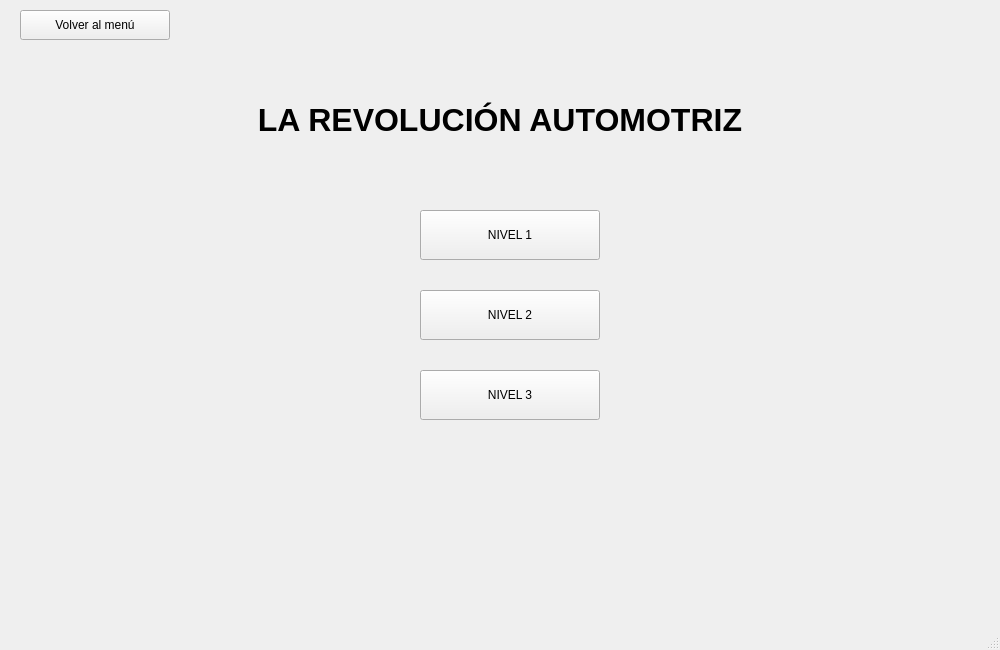
<?xml version="1.0" encoding="UTF-8"?>
<ui version="4.0">
 <class>MainWindow</class>
 <widget class="QMainWindow" name="MainWindow">
  <property name="geometry">
   <rect>
    <x>0</x>
    <y>0</y>
    <width>1000</width>
    <height>650</height>
   </rect>
  </property>
  <property name="windowTitle">
   <string>La Revolución Automotriz</string>
  </property>

  <widget class="QWidget" name="centralwidget">

   <widget class="QStackedWidget" name="stackedWidget">
    <property name="geometry">
     <rect>
      <x>0</x>
      <y>50</y>
      <width>1000</width>
      <height>600</height>
     </rect>
    </property>

    <!-- PAGE 0: MENU -->
    <widget class="QWidget" name="pageMenu">

     <widget class="QLabel" name="labelTitle">
      <property name="geometry">
       <rect>
        <x>250</x>
        <y>40</y>
        <width>500</width>
        <height>60</height>
       </rect>
      </property>
      <property name="text">
       <string>LA REVOLUCIÓN AUTOMOTRIZ</string>
      </property>
      <property name="alignment">
       <set>Qt::AlignCenter</set>
      </property>
      <property name="styleSheet">
       <string notr="true">font-size:32px; font-weight:bold;</string>
      </property>
     </widget>

     <widget class="QPushButton" name="btnLevel1">
      <property name="geometry">
       <rect>
        <x>420</x>
        <y>160</y>
        <width>180</width>
        <height>50</height>
       </rect>
      </property>
      <property name="text"><string>NIVEL 1</string></property>
     </widget>

     <widget class="QPushButton" name="btnLevel2">
      <property name="geometry">
       <rect>
        <x>420</x>
        <y>240</y>
        <width>180</width>
        <height>50</height>
       </rect>
      </property>
      <property name="text"><string>NIVEL 2</string></property>
     </widget>

     <widget class="QPushButton" name="btnLevel3">
      <property name="geometry">
       <rect>
        <x>420</x>
        <y>320</y>
        <width>180</width>
        <height>50</height>
       </rect>
      </property>
      <property name="text"><string>NIVEL 3</string></property>
     </widget>

    </widget>

    <!-- PAGE 1 level1 -->
    <widget class="QWidget" name="pageLevel1"/>
    <!-- PAGE 2 level2 -->
    <widget class="QWidget" name="pageLevel2"/>
    <!-- PAGE 3 level3 -->
    <widget class="QWidget" name="pageLevel3"/>

   </widget>

   <!-- BACK BUTTON -->
   <widget class="QPushButton" name="btnBack">
    <property name="geometry">
     <rect>
      <x>20</x>
      <y>10</y>
      <width>150</width>
      <height>30</height>
     </rect>
    </property>
    <property name="text">
     <string>Volver al menú</string>
    </property>
   </widget>

  </widget>

  <widget class="QStatusBar" name="statusbar"/>
 </widget>
 <resources/>
 <connections/>
</ui>
